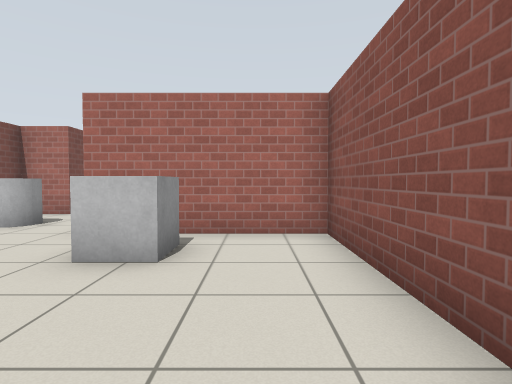
View 1 (above)

12 first-person views from a walk through a Gazebo world. The camera is 0.94 m above the floor, tilts 2° down and sees 80° across. The floor is counted in squares, 1 m on a side. Each view is taken from the middle of a square. On the plan, view 1 faces up. The plan holds only what a view shows up to about 11 squares ahead; the rest is blank. Gazebo's built-in surfaces are drawn with simple patterns.

View 2
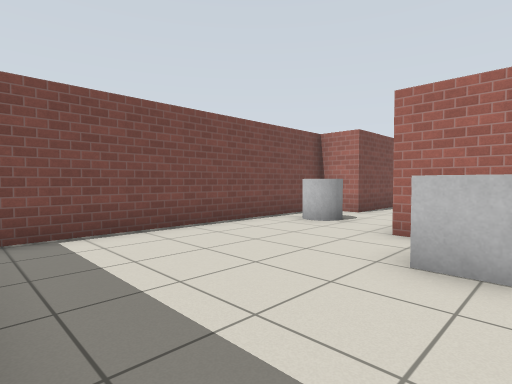

View 3
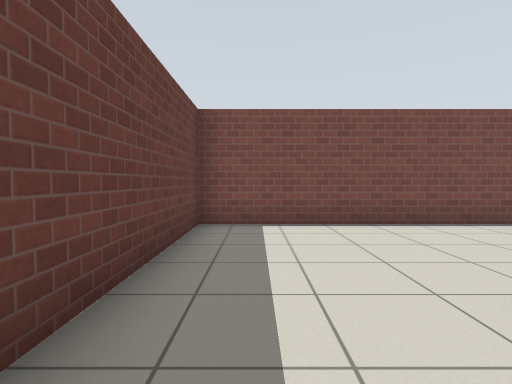

View 4
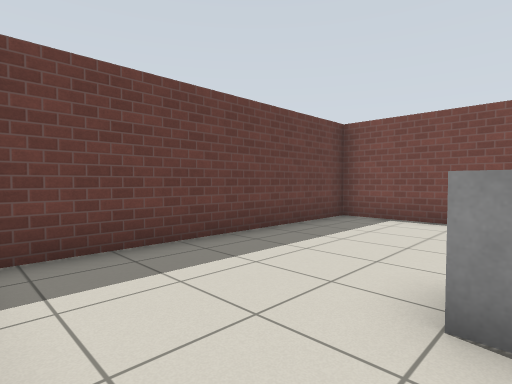

View 5
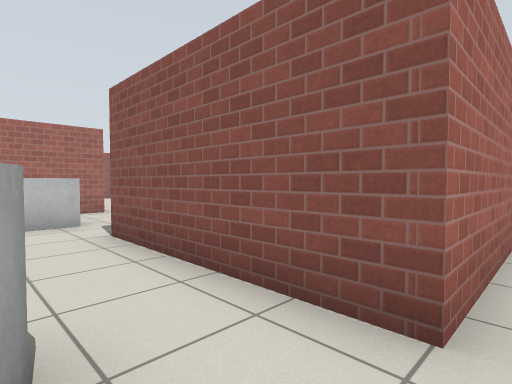

View 6
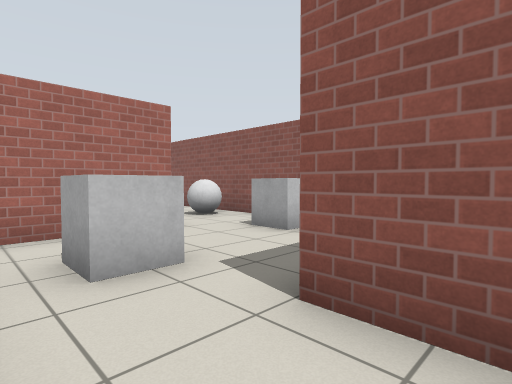

View 7
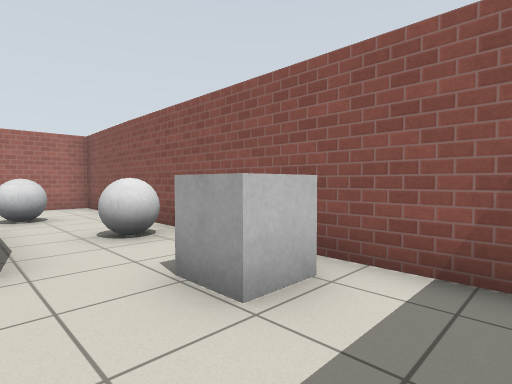

View 8
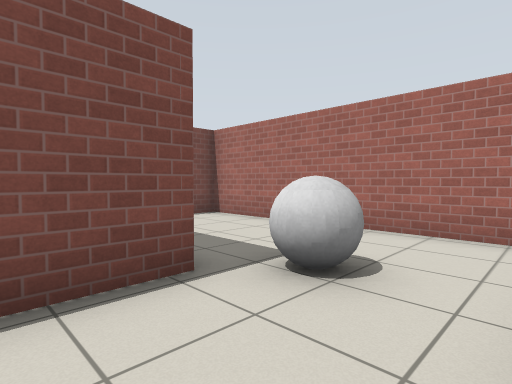

View 9
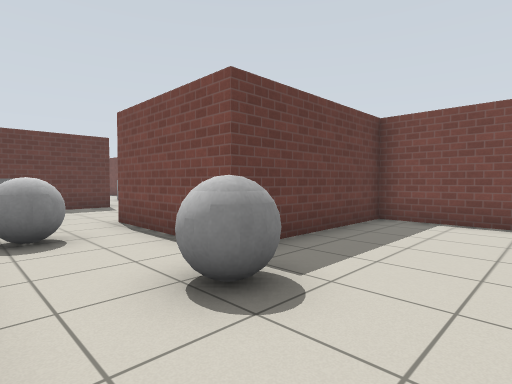

View 10
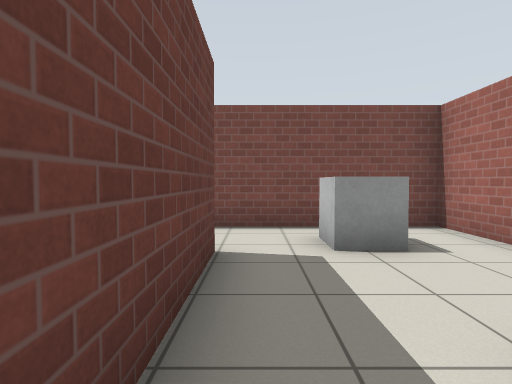

View 11
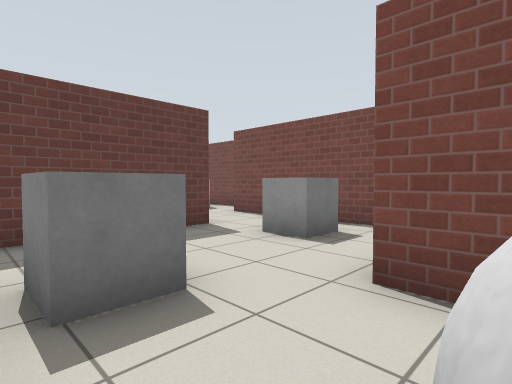

View 12
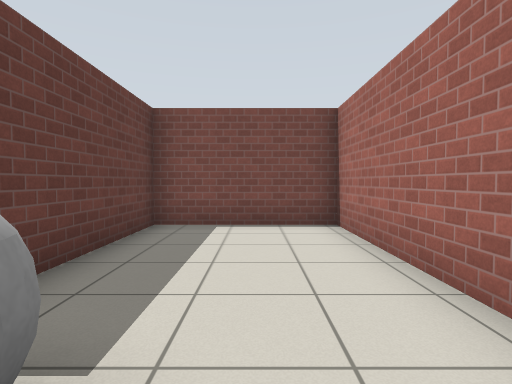

### Floor plan
Points are (right, up) in squares from view 1. A wall is a line through its corners. A room is listed if a view was taken in it or the views show most of it. See-through windows are left out.
Room 1 (views 1, 2, 3, 4, 5)
walls: (1.3, 1.5) (1.3, 5.4) (-3.1, 5.4) (-3.1, 7.4); (-5.3, 8.7) (-6.7, 8.7) (-6.7, -0.3) (0.7, -0.3)
ways out: opening at (-4.5, 8.5) to room 2
objects: grey cylinder (-6, 6) to (-5, 7); grey box (-2, 4) to (-1, 4)
Room 2 (views 6, 7, 8, 9, 10, 11, 12)
walls: (1.3, 11.2) (1.3, 22.7) (-6.7, 22.7) (-6.7, 18.8) (-1.7, 18.8) (-1.7, 14.8) (-5.3, 14.8) (-5.3, 8.7); (-3.1, 7.4) (-3.1, 10.4) (0.6, 10.4)
ways out: opening at (-4.5, 8.5) to room 1
objects: grey box (-4, 12) to (-3, 13); grey ball (-1, 20); grey box (0, 13); grey ball (0, 16) to (0, 17)

Where each view was taken, in squares from view 1:
view 1: 0 up, 0 right, facing up
view 2: 0 up, 1 left, facing up-left
view 3: 1 up, 0 right, facing left
view 4: 4 up, 1 right, facing down-left
view 5: 5 up, 5 left, facing up-right
view 6: 9 up, 5 left, facing up-right
view 7: 11 up, 2 left, facing up-right
view 8: 17 up, 1 right, facing up-left
view 9: 22 up, 1 right, facing down-left
view 10: 11 up, 1 right, facing left
view 11: 16 up, 1 right, facing down-left
view 12: 21 up, 0 right, facing left
